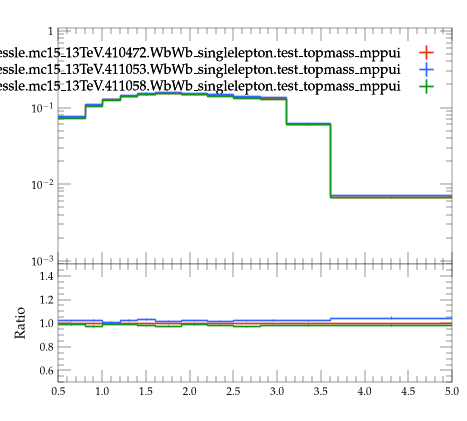

Source code (Python):
#! /usr/bin/env python3

# This Python script was auto-generated using YODA v2.1.2.
# Analysis object: /WbWb_singlelepton/dr_bw
# Timestamp: 07-08-2026 (09:26:44)

import matplotlib as mpl
import matplotlib.pyplot as plt
mpl.use('Agg') # comment out for interactive use
import os
import numpy as np
from numpy import nan, inf

plotDir = os.path.split(os.path.realpath(__file__))[0]
if 'YODA_USER_PLOT_PATH' in globals():
    plot_outdir = globals()['YODA_USER_PLOT_PATH']
else:
    plot_outdir = plotDir

#plot style
plt.style.use(os.path.join(plotDir, '../default.mplstyle'))
# plot metadata
figW, figH = plt.rcParams['figure.figsize']
ax_xLabel = ''
ax_yLabel = ''
ax_title  = ''
ax_xScale = 'linear'
ax_yScale = 'log'
xLims = (0.5, 5.0)
yLims = (0.0009000000000000001, 1.1)

# TeX-friendly labels for the legend
labels = {
  'legend' : ([ r"user.johessle.mc15\_13TeV.410472.WbWb\_singlelepton.test\_topmass\_mppui", r"user.johessle.mc15\_13TeV.411053.WbWb\_singlelepton.test\_topmass\_mppui", r"user.johessle.mc15\_13TeV.411058.WbWb\_singlelepton.test\_topmass\_mppui" ], r""),
}

# Adjust canvas width and height
canvasW = 10.0
canvasH = 9.0
figW *= canvasW/10.
figH *= canvasH/9.

# Create figure and axis objects
fig, (ax, ratio0_ax) = plt.subplots(2, 1, sharex=True,
                  figsize=(figW,figH), gridspec_kw={'height_ratios': (6.0, 3.0)})

# Set figure margins
plt.subplots_adjust(
    left   = 1.0 * plt.rcParams['figure.subplot.left'],
    right  = 1.0 * plt.rcParams['figure.subplot.right'],
    top    = 1.0 * plt.rcParams['figure.subplot.top'],
    bottom = 1.0 * plt.rcParams['figure.subplot.bottom'])

ratio0_ax.yaxis.set_major_locator(mpl.ticker.MultipleLocator(0.2))
ratio0_ax.set_ylim(0.5, 1.4999)
ratio0_ax.set_ylabel('Ratio')

# the numerical data is stored in a separate file
dataf = dict()
prefix = os.path.split(__file__)[0]
if prefix:    prefix = prefix + '/'
exec(open(prefix+'dr_bw__data.py').read(), dataf)


legend_handles = dict() # keep track of handles for the legend

# style options for curves
# starts at zorder>=5 to draw curve on top of legend
styles = {
  'user.johessle.mc15_13TeV.410472.WbWb_singlelepton.test_topmass_mppui.yoda': {
    'color' : '#EE3311',
    'linestyle' : '-',
    'lineopacity' : 1.0,
    'linewidth' : 1,
    'marker' : 'none',
    'markersize' : 2,
    'capsize' : 0.0,
    'zorder' : 5,
    'histstyle' : 1,
    'drawstyle' : 'steps-pre',
    'xerrorbars' : 1,
    'yerrorbars' : 1,
    'fillcolor' : None,
    'fillopacity' : 1.0,
    'ratio0_linestyle' : '-',
    'ratio0_lineopacity' : 1.0,
    'ratio0_linewidth' : 1,
    'ratio0_marker' : 'none',
    'ratio0_markersize' : 2,
    'ratio0_capsize' : 0.0,
    'ratio0_zorder' : 5,
    'ratio0_histstyle' : 1,
    'ratio0_drawstyle' : 'steps-pre',
    'ratio0_xerrorbars' : 1,
    'ratio0_yerrorbars' : 1,
  },
  'user.johessle.mc15_13TeV.411053.WbWb_singlelepton.test_topmass_mppui.yoda': {
    'color' : '#3366FF',
    'linestyle' : '-',
    'lineopacity' : 1.0,
    'linewidth' : 1,
    'marker' : 'none',
    'markersize' : 2,
    'capsize' : 0.0,
    'zorder' : 6,
    'histstyle' : 1,
    'drawstyle' : 'steps-pre',
    'xerrorbars' : 1,
    'yerrorbars' : 1,
    'fillcolor' : None,
    'fillopacity' : 1.0,
    'ratio0_linestyle' : '-',
    'ratio0_lineopacity' : 1.0,
    'ratio0_linewidth' : 1,
    'ratio0_marker' : 'none',
    'ratio0_markersize' : 2,
    'ratio0_capsize' : 0.0,
    'ratio0_zorder' : 6,
    'ratio0_histstyle' : 1,
    'ratio0_drawstyle' : 'steps-pre',
    'ratio0_xerrorbars' : 1,
    'ratio0_yerrorbars' : 1,
  },
  'user.johessle.mc15_13TeV.411058.WbWb_singlelepton.test_topmass_mppui.yoda': {
    'color' : '#109618',
    'linestyle' : '-',
    'lineopacity' : 1.0,
    'linewidth' : 1,
    'marker' : 'none',
    'markersize' : 2,
    'capsize' : 0.0,
    'zorder' : 7,
    'histstyle' : 1,
    'drawstyle' : 'steps-pre',
    'xerrorbars' : 1,
    'yerrorbars' : 1,
    'fillcolor' : None,
    'fillopacity' : 1.0,
    'ratio0_linestyle' : '-',
    'ratio0_lineopacity' : 1.0,
    'ratio0_linewidth' : 1,
    'ratio0_marker' : 'none',
    'ratio0_markersize' : 2,
    'ratio0_capsize' : 0.0,
    'ratio0_zorder' : 7,
    'ratio0_histstyle' : 1,
    'ratio0_drawstyle' : 'steps-pre',
    'ratio0_xerrorbars' : 1,
    'ratio0_yerrorbars' : 1,
  },
}

# curve from input yoda files in main panel
for label, yvals in dataf['yvals'].items():
    if all(np.isnan(v) for v in dataf['yvals'][label]):
        continue
    tmp = None
    if styles[label]['histstyle']: # draw as histogram
        xpos = dataf['xedges'][label] if styles[label]['drawstyle'] else dataf['xpoints'][label]
        ypos = np.insert(yvals, 0, yvals[0]) if styles[label]['drawstyle'] else yvals
        if styles[label]['fillcolor']: # fill area below curve
            ax.fill_between(xpos, ypos, step='pre',
                            color=styles[label]['fillcolor'],
                            alpha=styles[label]['fillopacity'])
        tmp, = ax.plot(xpos, ypos,
                       color=styles[label]['color'],
                       linestyle=styles[label]['linestyle'],
                       alpha=styles[label]['lineopacity'],
                       linewidth=styles[label]['linewidth'],
                       drawstyle=styles[label]['drawstyle'], solid_joinstyle='miter',
                       zorder=styles[label]['zorder'], label=label)
    tmp = ax.errorbar(dataf['xpoints'][label], yvals,
                      xerr=np.array(dataf['xerrs'][label])*styles[label]['xerrorbars'],
                      yerr=np.array(dataf['yerrs'][label])*styles[label]['yerrorbars'],
                      fmt=styles[label]['marker'], capsize=styles[label]['capsize'],
                      alpha=styles[label]['lineopacity'],
                      markersize=styles[label]['markersize'],
                      ecolor=styles[label]['color'],
                      color=styles[label]['color'], zorder=styles[label]['zorder'])
    tmp[-1][0].set_linestyle(styles[label]['linestyle'])
    tmp[-1][0].set_linewidth(styles[label]['linewidth'])
    if label in dataf['add_legend_handle']:  legend_handles[label] = tmp
    for varLabel in dataf['variation_yvals'].keys():
        if varLabel.startswith(label):
            tmp, = ax.plot(dataf['xedges'][label], dataf['variation_yvals'][varLabel],
                           color=styles[label]['color'],
                           linestyle=styles[label]['linestyle'],
                           linewidth=styles[label]['linewidth'],
                           drawstyle='steps-pre', solid_joinstyle='miter',
                           zorder=styles[label]['zorder'], alpha=0.5)


# plots on ratio panel
# curve from input yoda files in ratio panel
for label, yvals in dataf['ratio0_yvals'].items():
    if all(np.isnan(v) for v in yvals):
        continue
    if styles[label]['ratio0_histstyle']: # plot as histogram
        xpos = dataf['xedges']['user.johessle.mc15_13TeV.410472.WbWb_singlelepton.test_topmass_mppui.yoda'] if styles[label]['ratio0_drawstyle'] else dataf['xpoints']['user.johessle.mc15_13TeV.410472.WbWb_singlelepton.test_topmass_mppui.yoda']
        ypos = np.insert(yvals, 0, yvals[0]) if styles[label]['ratio0_drawstyle'] else yvals
        ratio0_ax.plot(xpos, ypos,
                       color=styles[label]['color'],
                       linewidth=styles[label]['linewidth'],
                       linestyle=styles[label]['ratio0_linestyle'],
                       alpha=styles[label]['ratio0_lineopacity'],
                       drawstyle=styles[label]['ratio0_drawstyle'], zorder=styles[label]['zorder'],
                       solid_joinstyle='miter')
    tmp = ratio0_ax.errorbar(dataf['xpoints']['user.johessle.mc15_13TeV.410472.WbWb_singlelepton.test_topmass_mppui.yoda'], yvals,
                             xerr=np.array(dataf['ref_xerrs'])*styles[label]['ratio0_xerrorbars'],
                             yerr=np.array(dataf['ratio0_yerrs'][label])*styles[label]['ratio0_yerrorbars'],
                             fmt=styles[label]['ratio0_marker'], capsize=styles[label]['ratio0_capsize'],
                             alpha=styles[label]['ratio0_lineopacity'],
                             markersize=styles[label]['ratio0_markersize'],
                             ecolor=styles[label]['color'],
                             color=styles[label]['color'])
    tmp[-1][0].set_linestyle(styles[label]['ratio0_linestyle'])
    tmp[-1][0].set_linewidth(styles[label]['ratio0_linewidth'])

    for varlabel in dataf['ratio0_variation_vals'].keys():
        if varlabel.startswith(label):
            ratio0_ax.plot(dataf['xedges']['user.johessle.mc15_13TeV.410472.WbWb_singlelepton.test_topmass_mppui.yoda'],
                            dataf['ratio0_variation_vals'][varlabel],
                            color=styles[label]['color'],
                            linestyle=styles[label]['linestyle'],
                            linewidth=styles[label]['linewidth'],
                            drawstyle='steps-pre', solid_joinstyle='miter',
                            zorder=1, alpha=0.5)

legend_items = list(legend_handles.values())
ax.add_artist(ax.legend(legend_items,
                        labels['legend'][0],
                        title=labels['legend'][1],
                        alignment='right',
                        loc='upper right',
                        bbox_to_anchor=(1.0, 0.97),markerfirst=False))

# set plot metadata as defined above
ratio0_ax.set_xlabel(ax_xLabel)
ratio0_ax.xaxis.set_label_coords(1., -0.15)
ax.set_ylabel(ax_yLabel, ha='right', va='top')
ax.yaxis.set_label_coords(-0.11, 1.0)
ax.set_title(ax_title, loc='left')
ax.set_xscale(ax_xScale)
ax.set_yscale(ax_yScale)
ratio0_ax.set_yscale('linear')
ax.set_xlim(xLims)
ax.set_ylim(yLims)

# tick formatting
plt.rcParams['xtick.top'] = True
plt.rcParams['ytick.right'] = True
ax.yaxis.set_major_locator(mpl.ticker.LogLocator(base=10.0, numticks=np.inf))
ax.yaxis.set_minor_locator(mpl.ticker.LogLocator(
                           base=10.0, subs=np.arange(0.1, 1, 0.1), numticks=np.inf))
fig.align_ylabels((ax, ratio0_ax))
plt.savefig(os.path.join(plot_outdir, 'dr_bw.pdf'), format='PDF')
plt.savefig(os.path.join(plot_outdir, 'dr_bw.png'), format='PNG')

plt.close(fig)
